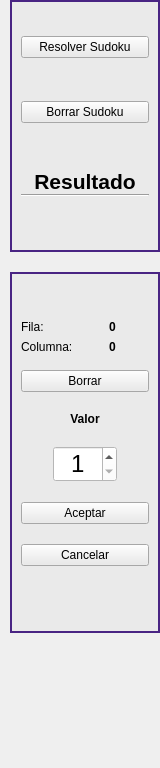
       <widget class="QFrame" name="verticalFrame_3">
        <property name="maximumSize">
         <size>
          <width>160</width>
          <height>16777215</height>
         </size>
        </property>
        <layout class="QVBoxLayout" name="verticalLayout_5" stretch="0,0,0,1">
         <property name="spacing">
          <number>20</number>
         </property>
         <property name="leftMargin">
          <number>10</number>
         </property>
         <property name="topMargin">
          <number>0</number>
         </property>
         <property name="rightMargin">
          <number>0</number>
         </property>
         <property name="bottomMargin">
          <number>10</number>
         </property>
         <item>
          <widget class="QFrame" name="FrameControles">
           <property name="maximumSize">
            <size>
             <width>160</width>
             <height>16777215</height>
            </size>
           </property>
           <property name="styleSheet">
            <string notr="true">background-color: rgb(234, 234, 234);
color: rgb(73, 36, 131);</string>
           </property>
           <property name="frameShape">
            <enum>QFrame::Box</enum>
           </property>
           <property name="frameShadow">
            <enum>QFrame::Plain</enum>
           </property>
           <property name="lineWidth">
            <number>2</number>
           </property>
           <layout class="QVBoxLayout" name="verticalLayout_3" stretch="0,0,0,0,0,0,0">
            <item>
             <spacer name="verticalSpacer_4">
              <property name="orientation">
               <enum>Qt::Vertical</enum>
              </property>
              <property name="sizeHint" stdset="0">
               <size>
                <width>119</width>
                <height>25</height>
               </size>
              </property>
             </spacer>
            </item>
            <item>
             <widget class="QPushButton" name="botonResolver">
              <property name="styleSheet">
               <string notr="true">color: rgb(0, 0, 0);</string>
              </property>
              <property name="text">
               <string>Resolver Sudoku</string>
              </property>
             </widget>
            </item>
            <item>
             <spacer name="verticalSpacer_5">
              <property name="orientation">
               <enum>Qt::Vertical</enum>
              </property>
              <property name="sizeHint" stdset="0">
               <size>
                <width>119</width>
                <height>37</height>
               </size>
              </property>
             </spacer>
            </item>
            <item>
             <widget class="QPushButton" name="botonLimpiar">
              <property name="styleSheet">
               <string notr="true">color: rgb(0, 0, 0);</string>
              </property>
              <property name="text">
               <string>Borrar Sudoku</string>
              </property>
             </widget>
            </item>
            <item>
             <spacer name="verticalSpacer">
              <property name="orientation">
               <enum>Qt::Vertical</enum>
              </property>
              <property name="sizeHint" stdset="0">
               <size>
                <width>20</width>
                <height>40</height>
               </size>
              </property>
             </spacer>
            </item>
            <item>
             <layout class="QVBoxLayout" name="verticalLayout_4">
              <property name="spacing">
               <number>0</number>
              </property>
              <item>
               <widget class="QLabel" name="label">
                <property name="font">
                 <font>
                  <pointsize>16</pointsize>
                  <bold>true</bold>
                 </font>
                </property>
                <property name="styleSheet">
                 <string notr="true">color: rgb(0, 0, 0)</string>
                </property>
                <property name="text">
                 <string>Resultado</string>
                </property>
                <property name="alignment">
                 <set>Qt::AlignCenter</set>
                </property>
                <property name="margin">
                 <number>2</number>
                </property>
               </widget>
              </item>
              <item>
               <widget class="Line" name="line">
                <property name="orientation">
                 <enum>Qt::Horizontal</enum>
                </property>
               </widget>
              </item>
              <item>
               <widget class="QLabel" name="EtiquetaResultado">
                <property name="font">
                 <font>
                  <pointsize>18</pointsize>
                  <bold>true</bold>
                 </font>
                </property>
                <property name="styleSheet">
                 <string notr="true">color: rgb(177, 1, 51);</string>
                </property>
                <property name="text">
                 <string/>
                </property>
                <property name="alignment">
                 <set>Qt::AlignCenter</set>
                </property>
                <property name="margin">
                 <number>2</number>
                </property>
               </widget>
              </item>
             </layout>
            </item>
            <item>
             <spacer name="verticalSpacer_3">
              <property name="orientation">
               <enum>Qt::Vertical</enum>
              </property>
              <property name="sizeHint" stdset="0">
               <size>
                <width>119</width>
                <height>16</height>
               </size>
              </property>
             </spacer>
            </item>
           </layout>
          </widget>
         </item>
         <item>
          <widget class="QFrame" name="FrameCeldas">
           <property name="maximumSize">
            <size>
             <width>160</width>
             <height>16777215</height>
            </size>
           </property>
           <property name="styleSheet">
            <string notr="true">background-color: rgb(234, 234, 234);
color: rgb(73, 36, 131);</string>
           </property>
           <property name="frameShape">
            <enum>QFrame::Box</enum>
           </property>
           <property name="frameShadow">
            <enum>QFrame::Plain</enum>
           </property>
           <property name="lineWidth">
            <number>2</number>
           </property>
           <layout class="QVBoxLayout" name="verticalLayout_6" stretch="0,0,0,0,0,0">
            <item>
             <spacer name="verticalSpacer_8">
              <property name="orientation">
               <enum>Qt::Vertical</enum>
              </property>
              <property name="sizeHint" stdset="0">
               <size>
                <width>119</width>
                <height>37</height>
               </size>
              </property>
             </spacer>
            </item>
            <item>
             <layout class="QHBoxLayout" name="horizontalLayout_3">
              <property name="topMargin">
               <number>0</number>
              </property>
              <item>
               <widget class="QLabel" name="label_4">
                <property name="styleSheet">
                 <string notr="true">color: rgb(0, 0, 0)</string>
                </property>
                <property name="text">
                 <string>Fila:</string>
                </property>
               </widget>
              </item>
              <item>
               <widget class="QLabel" name="EtiquetaFila">
                <property name="minimumSize">
                 <size>
                  <width>40</width>
                  <height>0</height>
                 </size>
                </property>
                <property name="maximumSize">
                 <size>
                  <width>40</width>
                  <height>16777215</height>
                 </size>
                </property>
                <property name="font">
                 <font>
                  <bold>true</bold>
                 </font>
                </property>
                <property name="styleSheet">
                 <string notr="true">color: rgb(0, 0, 0)</string>
                </property>
                <property name="text">
                 <string>0</string>
                </property>
               </widget>
              </item>
             </layout>
            </item>
            <item>
             <layout class="QHBoxLayout" name="horizontalLayout_4">
              <property name="topMargin">
               <number>0</number>
              </property>
              <item>
               <widget class="QLabel" name="label_6">
                <property name="styleSheet">
                 <string notr="true">color: rgb(0, 0, 0)</string>
                </property>
                <property name="text">
                 <string>Columna:</string>
                </property>
               </widget>
              </item>
              <item>
               <widget class="QLabel" name="EtiquetaColumna">
                <property name="minimumSize">
                 <size>
                  <width>40</width>
                  <height>0</height>
                 </size>
                </property>
                <property name="maximumSize">
                 <size>
                  <width>40</width>
                  <height>16777215</height>
                 </size>
                </property>
                <property name="font">
                 <font>
                  <bold>true</bold>
                 </font>
                </property>
                <property name="styleSheet">
                 <string notr="true">color: rgb(0, 0, 0)</string>
                </property>
                <property name="text">
                 <string>0</string>
                </property>
               </widget>
              </item>
             </layout>
            </item>
            <item>
             <layout class="QVBoxLayout" name="verticalLayout_7">
              <property name="spacing">
               <number>20</number>
              </property>
              <property name="topMargin">
               <number>10</number>
              </property>
              <item>
               <widget class="QPushButton" name="Borrar">
                <property name="styleSheet">
                 <string notr="true">color: rgb(0, 0, 0)</string>
                </property>
                <property name="text">
                 <string>Borrar</string>
                </property>
               </widget>
              </item>
              <item>
               <widget class="QLabel" name="label_7">
                <property name="font">
                 <font>
                  <bold>true</bold>
                 </font>
                </property>
                <property name="styleSheet">
                 <string notr="true">color: rgb(0, 0, 0)</string>
                </property>
                <property name="text">
                 <string>Valor</string>
                </property>
                <property name="alignment">
                 <set>Qt::AlignCenter</set>
                </property>
               </widget>
              </item>
              <item>
               <layout class="QHBoxLayout" name="horizontalLayout_5" stretch="1,2,1">
                <property name="spacing">
                 <number>0</number>
                </property>
                <property name="topMargin">
                 <number>0</number>
                </property>
                <item>
                 <spacer name="horizontalSpacer_3">
                  <property name="orientation">
                   <enum>Qt::Horizontal</enum>
                  </property>
                  <property name="sizeHint" stdset="0">
                   <size>
                    <width>40</width>
                    <height>20</height>
                   </size>
                  </property>
                 </spacer>
                </item>
                <item>
                 <widget class="QSpinBox" name="ValorCelda">
                  <property name="font">
                   <font>
                    <pointsize>18</pointsize>
                   </font>
                  </property>
                  <property name="styleSheet">
                   <string notr="true">color: rgb(0, 0, 0);
background-color: rgb(255, 255, 255);</string>
                  </property>
                  <property name="alignment">
                   <set>Qt::AlignCenter</set>
                  </property>
                  <property name="minimum">
                   <number>1</number>
                  </property>
                  <property name="maximum">
                   <number>9</number>
                  </property>
                 </widget>
                </item>
                <item>
                 <spacer name="horizontalSpacer_4">
                  <property name="orientation">
                   <enum>Qt::Horizontal</enum>
                  </property>
                  <property name="sizeHint" stdset="0">
                   <size>
                    <width>40</width>
                    <height>20</height>
                   </size>
                  </property>
                 </spacer>
                </item>
               </layout>
              </item>
              <item>
               <widget class="QPushButton" name="Aceptar">
                <property name="styleSheet">
                 <string notr="true">color: rgb(0, 0, 0)</string>
                </property>
                <property name="text">
                 <string>Aceptar</string>
                </property>
               </widget>
              </item>
              <item>
               <widget class="QPushButton" name="Cancelar">
                <property name="styleSheet">
                 <string notr="true">color: rgb(0, 0, 0)</string>
                </property>
                <property name="text">
                 <string>Cancelar</string>
                </property>
               </widget>
              </item>
             </layout>
            </item>
            <item>
             <spacer name="verticalSpacer_9">
              <property name="orientation">
               <enum>Qt::Vertical</enum>
              </property>
              <property name="sizeHint" stdset="0">
               <size>
                <width>20</width>
                <height>40</height>
               </size>
              </property>
             </spacer>
            </item>
            <item>
             <spacer name="verticalSpacer_10">
              <property name="orientation">
               <enum>Qt::Vertical</enum>
              </property>
              <property name="sizeHint" stdset="0">
               <size>
                <width>119</width>
                <height>16</height>
               </size>
              </property>
             </spacer>
            </item>
           </layout>
          </widget>
         </item>
         <item>
          <spacer name="verticalSpacer_6">
           <property name="orientation">
            <enum>Qt::Vertical</enum>
           </property>
           <property name="sizeHint" stdset="0">
            <size>
             <width>20</width>
             <height>40</height>
            </size>
           </property>
          </spacer>
         </item>
         <item>
          <widget class="QLabel" name="LogoCampus">
           <property name="minimumSize">
            <size>
             <width>0</width>
             <height>65</height>
            </size>
           </property>
           <property name="maximumSize">
            <size>
             <width>16777215</width>
             <height>65</height>
            </size>
           </property>
           <property name="text">
            <string/>
           </property>
          </widget>
         </item>
        </layout>
       </widget>
